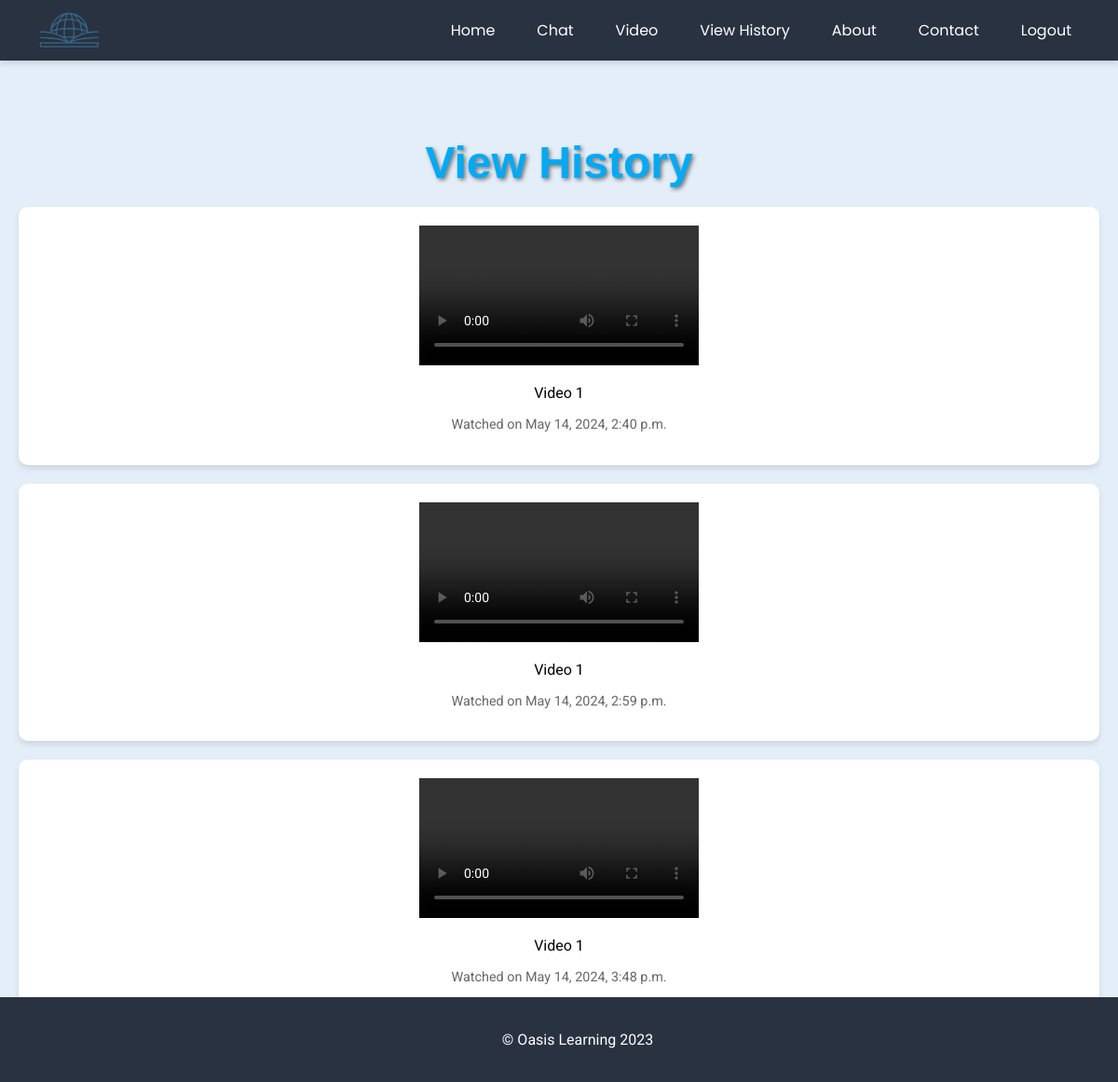
Page /Viewhistory/ (signed in) on the committed database.
### oasisApp/models.py (models this page shows, shortened)
class History(models.Model):
    user = models.ForeignKey(User, on_delete=models.CASCADE)
    image_url = models.URLField()
    query_text = models.TextField()
    translated_text = models.TextField()
    video_url = models.URLField()
    date = models.DateTimeField(default=timezone.now)  # Add this field

### oasisApp/views.py (the view)
# urls.py: path('Viewhistory/', views.history,name='Viewhistory'),
@login_required(login_url='Login')
def history(request):
    history_entries = History.objects.filter(user=request.user)
    return render(request, "Viewhistory.html", {'history_entries': history_entries})

### oasisApp/templates/Viewhistory.html (shortened to what this page needs)
{% load static %}
<!DOCTYPE html>
<html lang="en">
<head>
</head>
<body>
    <nav class="navbar">
        <div class="navbar-logo">
            <img src="{% static 'images/OasisLogo.png' %}" alt="Oasis Learning Logo">
        </div>
        <ul class="navbar-links">
            <li class="nav-item"><a href="{% url 'Home' %}" class="nav-link">Home</a></li>
            <li class="nav-item"><a href="{% url 'Chat' %}" class="nav-link">Chat</a></li>
            <li class="nav-item"><a href="{% url 'video' %}" class="nav-link">Video</a></li>
            <li class="nav-item"><a href="{% url 'Viewhistory' %}" class="nav-link">View History</a></li>
            <li class="nav-item"><a href="{% url 'About' %}" class="nav-link">About</a></li>
            <li class="nav-item"><a href="{% url 'Contact' %}" class="nav-link">Contact</a></li>
            <li class="nav-item"><a href="{% url 'Logout' %}" id="logoutBtn" class="nav-link">Logout</a></li>
        </ul>
    </nav>
    <div class="view-history-content">
        <h1 class="view-history-title">View History</h1>
        {% for entry in history_entries %}
        <div class="history-item">
            <video controls>
                <source src="{{ entry.video_url }}" type="video/mp4">
              </video>
            <p>Video 1</p>
            <p class="history-item-date">Watched on {{ entry.date }}</p>
        </div>
        {% endfor %}
    </div>
    <footer class="footer">
        <p class="footer-copyright">&copy; Oasis Learning 2023</p>
    </footer>
</body>
</html>

### oasisApp/templates/Viewhistory.html (style rules this page uses)
body { font-family: 'Roboto', sans-serif; margin: 0; padding: 0; background-color: #E4EEF8; }
.navbar { background-color: #293241; font-family: 'Poppins', sans-serif; color: white; padding: 20px; display: flex; justify-content: space-between; box-shadow: 0 4px 6px rgba(0, 0, 0, 0.1); }
.navbar-logo { transform: scale(6.5); display: flex; align-items: center; }
.navbar-logo img { width: 25px; height: auto; margin-left: 10px; }
.navbar-links { display: flex; list-style-type: none; padding: 0; margin: 0; }
.nav-item { margin-right: 15px; }
.nav-link { color: white; text-decoration: none; padding: 8px 15px; border-radius: 5px; transition: background-color 0.3s ease-in-out; }
.view-history-content { padding: 50px 20px; text-align: center; }
.view-history-title { font-size: 3em; margin-bottom: 20px; font-family: sans-serif; color: #03A9F4; text-shadow: 2px 2px 4px rgba(0, 0, 0, 0.5); }
.history-item { background-color: #fff; padding: 20px; border-radius: 10px; box-shadow: 0 4px 6px rgba(0, 0, 0, 0.1); margin-bottom: 20px; transform: scale(1); opacity: 1; transition: transform 0.3s ease-in-out, opacity 0.3s ease-in-out; }
.history-item-date { color: #666; font-size: 0.9em; text-align: center; }
.footer { position: fixed; bottom: 0; left: 0; width: 100%; background-color: #293241; color: white; padding: 20px; text-align: center; }
.footer-copyright { font-size: 1em; }

### rows in the picture
History: date "May 14, 2024, 2:40 p.m."
History: date "May 14, 2024, 2:59 p.m."
History: date "May 14, 2024, 3:48 p.m."
